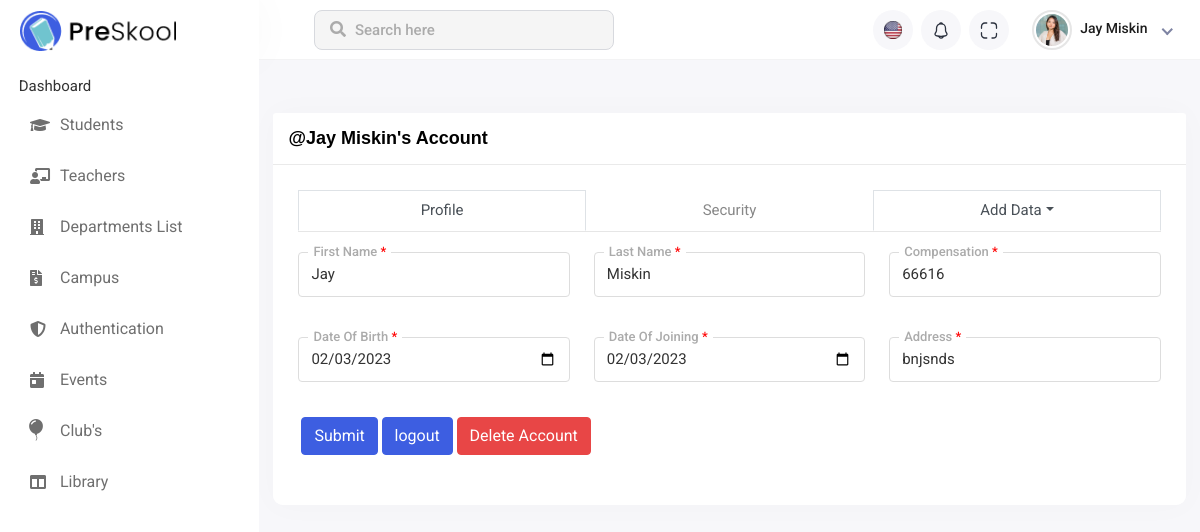
Page /profile_page_teacher/ on the committed database.
### institute_App/models.py (models this page shows, shortened)
class Common(models.Model):
    Master=models.ForeignKey(Master, on_delete=models.CASCADE)
    Name=models.CharField(max_length=50)
    DateOfBirth=models.DateField(default='2022-11-21')
    DateOfJoining=models.DateField(default='2022-11-21')
    Address=models.CharField(max_length=100)
    class Meta:
        db_table="common"

class Teacher(models.Model):
    Common=models.ForeignKey(Common, on_delete=models.CASCADE)
    Compensation=models.CharField(max_length=10)
    class Meta:
        db_table="teacher"

### institute_App/views.py (the view)
# urls.py: path('profile_page_teacher/',profile_page_teacher,name='profile_page_teacher'),
def profile_page_teacher(request):
    return render (request,'profile_page_teacher.html',data)

### institute_App/templates/profile_page_teacher.html (shortened to what this page needs)
{% extends 'base.html' %}
{% load static %}
{% block main_content %}
<div class="header">
    <div class="header-left">
        <a href="{% static 'index-2.html' %}" class="logo">
            <img src="{% static 'assets/img/logo.png' %}" alt="Logo">
        </a>
    </div>
    <div class="top-nav-search">
        <form>
            <input type="text" class="form-control" placeholder="Search here">
            <button class="btn" type="submit"><i class="fas fa-search"></i></button>
        </form>
    </div>
    <ul class="nav user-menu">
        <li class="nav-item dropdown noti-dropdown language-drop me-2">
            <a href="#" class="dropdown-toggle nav-link header-nav-list" data-bs-toggle="dropdown">
                <img src="{% static 'assets/img/icons/header-icon-01.svg' %}" alt="">
            </a>
        </li>
        <li class="nav-item dropdown noti-dropdown me-2">
            <a href="#" class="dropdown-toggle nav-link header-nav-list" data-bs-toggle="dropdown">
                <img src="{% static 'assets/img/icons/header-icon-05.svg' %}" alt="">
            </a>
        </li>
        <li class="nav-item zoom-screen me-2">
            <a href="#" class="nav-link header-nav-list win-maximize">
                <img src="{% static 'assets/img/icons/header-icon-04.svg' %}" alt="">
            </a>
        </li>
        <li class="nav-item dropdown has-arrow new-user-menus">
            <a href="#" class="dropdown-toggle nav-link" data-bs-toggle="dropdown">
                <span class="user-img">
                    <img class="rounded-circle" src="{% static 'assets/img/profiles/avatar-01.jpg' %}" width="31"
                        alt="Ryan Taylor">
                    <div class="user-text">
                        <h6>{{user_data.first_name}} {{user_data.last_name}}</h6>
                    </div>
                </span>
            </a>
        </li>
    </ul>
</div><br><br>
<div class="sidebar" id="sidebar">
    <div class="sidebar-inner slimscroll">
        <div id="sidebar-menu" class="sidebar-menu">
            <ul>
                <li class="submenu" >
                    <span> Dashboard </span>
                    </li>
                <li class="submenu">
                    <a href="#"><i class="fas fa-graduation-cap"></i> <span> Students</span> </a>
                </li>
                <li class="submenu">
                    <a href="#"><i class="fas fa-chalkboard-teacher"></i> <span> Teachers</span> </a>
                </li>
                <li>
                    <a href="{% url 'department_page' %}"><i class="fas fa-building"></i> <span> Departments List</span></a>
                </li>
                <li>
                    <a href="{% url 'maintenance_page' %}"><i class="fas fa-file-invoice-dollar"></i> <span> Campus</span></a>
                </li>
                <li class="submenu">
                    <a href="#"><i class="fas fa-shield-alt"></i> <span>Authentication </span> </a>
                </li>
                <li>
                    <a href="{% url 'event_page' %}"><i class="fas fa-calendar-day"></i> <span>Events</span></a>
                </li>
                <li>
                    <a href="{% url 'club_page' %}"><i class="bi bi-balloon-fill" style="font-size: 22px; margin-left: -5px;"></i> <span style="padding-left: 5px;">Club's</span></a>
                </li>
                <li class="submenu">
                    <a href="#"><i class="fas fa-columns"></i> <span> Library </span> </a>
                </li>
            </ul>
        </div>
    </div>
</div>
<div class="page-wrapper mt-0">
    <div class="content container-fluid">
        <div class="row">
            <div class="col-sm-12">
                <div class="card bg-white">
                    <div class="card-header">
                        <h5 class="card-title">@{{user_data.first_name}} {{user_data.last_name}}'s Account</h5>
                    </div>
                    <div class="card-body">
                        <ul class="nav nav-tabs nav-justified">
                            <li class="nav-item"><a class="nav-link active" href="#basic-justified-tab1"
                                    data-bs-toggle="tab">Profile</a></li>
                            <li class="nav-item "><a class="nav-link" href="#basic-justified-tab2"
                                    data-bs-toggle="tab">Security</a></li>
                            <li class="nav-item dropdown">
                                <a href="#" class="dropdown-toggle nav-link active" data-bs-toggle="dropdown"
                                    aria-expanded="false">Add Data</a>
                            </li>
                        </ul>
                        <div class="tab-content">
                            <div class="tab-pane active" id="basic-justified-tab1">
                                <form action="{% url 'profile_update_teacher' %}" method="post">
                                    <div class="row">
                                        <div class="col-12 col-sm-4">
                                            <div class="form-group local-forms">
                                                <label>First Name <span class="login-danger">*</span></label>
                                                <input type="text" name='first_name' class="form-control"
                                                    placeholder="First Name" value="{{user_data.first_name}}" required>
                                            </div>
                                        </div>
                                        <div class="col-12 col-sm-4">
                                            <div class="form-group local-forms">
                                                <label>Last Name <span class="login-danger">*</span></label>
                                                <input type="text" name="last_name" class="form-control"
                                                    placeholder="Last Name" value="{{user_data.last_name}}" required>
                                            </div>
                                        </div>
                                        <div class="col-12 col-sm-4">
                                            <div class="form-group local-forms">
                                                <label>Compensation <span class="login-danger">*</span></label>
                                                <input type="text" class="form-control" name="compensation"
                                                    placeholder="compensation" value="{{teacher_data.compensation}}"
                                                    required>
                                            </div>
                                        </div>
                                        <div class="col-12 col-sm-4">
                                            <div class="form-group local-forms">
                                                <label>Date Of Birth <span class="login-danger">*</span></label>
                                                <input class="form-control " name='dateofbirth' type="date"
                                                    value="{{user_data.DateOfBirth}}" placeholder="YYYY-MM-DD" required>
                                            </div>
                                        </div>
                                        <div class="col-12 col-sm-4">
                                            <div class="form-group local-forms">
                                                <label>Date Of Joining <span class="login-danger">*</span></label>
                                                <input type="date" class="form-control" name='dateofjoining'
                                                    value="{{user_data.DateOfJoining}}" placeholder="YYYY-MM-DD"
                                                    required>
                                            </div>
                                        </div>
                                        <div class="col-12 col-sm-4">
                                            <div class="form-group local-forms">
                                                <label>Address <span class="login-danger">*</span></label>
                                                <input type="text" class="form-control" name="address"
                                                    placeholder="Address" value="{{user_data.Address}}" required>
                                            </div>
                                        </div>
                                        <div class="card-body">
                                            <div class="popover-list">
                                                <button type="submit" class="btn btn-primary" data-bs-toggle="tooltip"
                                                    data-bs-html="true" title="">
                                                    Submit
                                                </button>
                                                <a href="{% url 'logout' %}">
                                                    <button type="button" class="btn btn-primary"
                                                        data-bs-toggle="tooltip" data-bs-trigger="click"
                                                        data-bs-html="true" data-bs-placement="bottom" title=""
                                                        aria-describedby="tooltip98582">
                                                        logout
                                                    </button></a>
                                                    <a href="{% url 'delete_account_function' %}">
                                                        <button type="button" class="btn btn-danger"
                                                            data-bs-toggle="tooltip"
                                                            data-bs-trigger="click" data-bs-html="true"
                                                            data-bs-placement="bottom" title=""
                                                            aria-describedby="tooltip98582">
                                                            Delete Account
                                                        </button></a>
                                            </div>
                                        </div>
                                    </div>
                                </form>
                            </div>
                        </div>
                    </div>
                </div>
            </div>
        </div>
    </div>
</div>
{% endblock %}

### institute_App/templates/profile_page_teacher.html (style rules this page uses)
.popover-list { margin-top: -30px; margin-left: -10px; }
.page-wrapper { min-height: 406px !important; }
.card-body { background: white; border-radius: 10px; }
.page-wrapper>.content { padding: 0.475rem 0.900rem; }

### rows in the picture
Common: first_name "Jay", last_name "Miskin", dateofbirth "02/03/2023", dateofjoining "02/03/2023", address "bnjsnds"
Teacher: compensation "66616"
